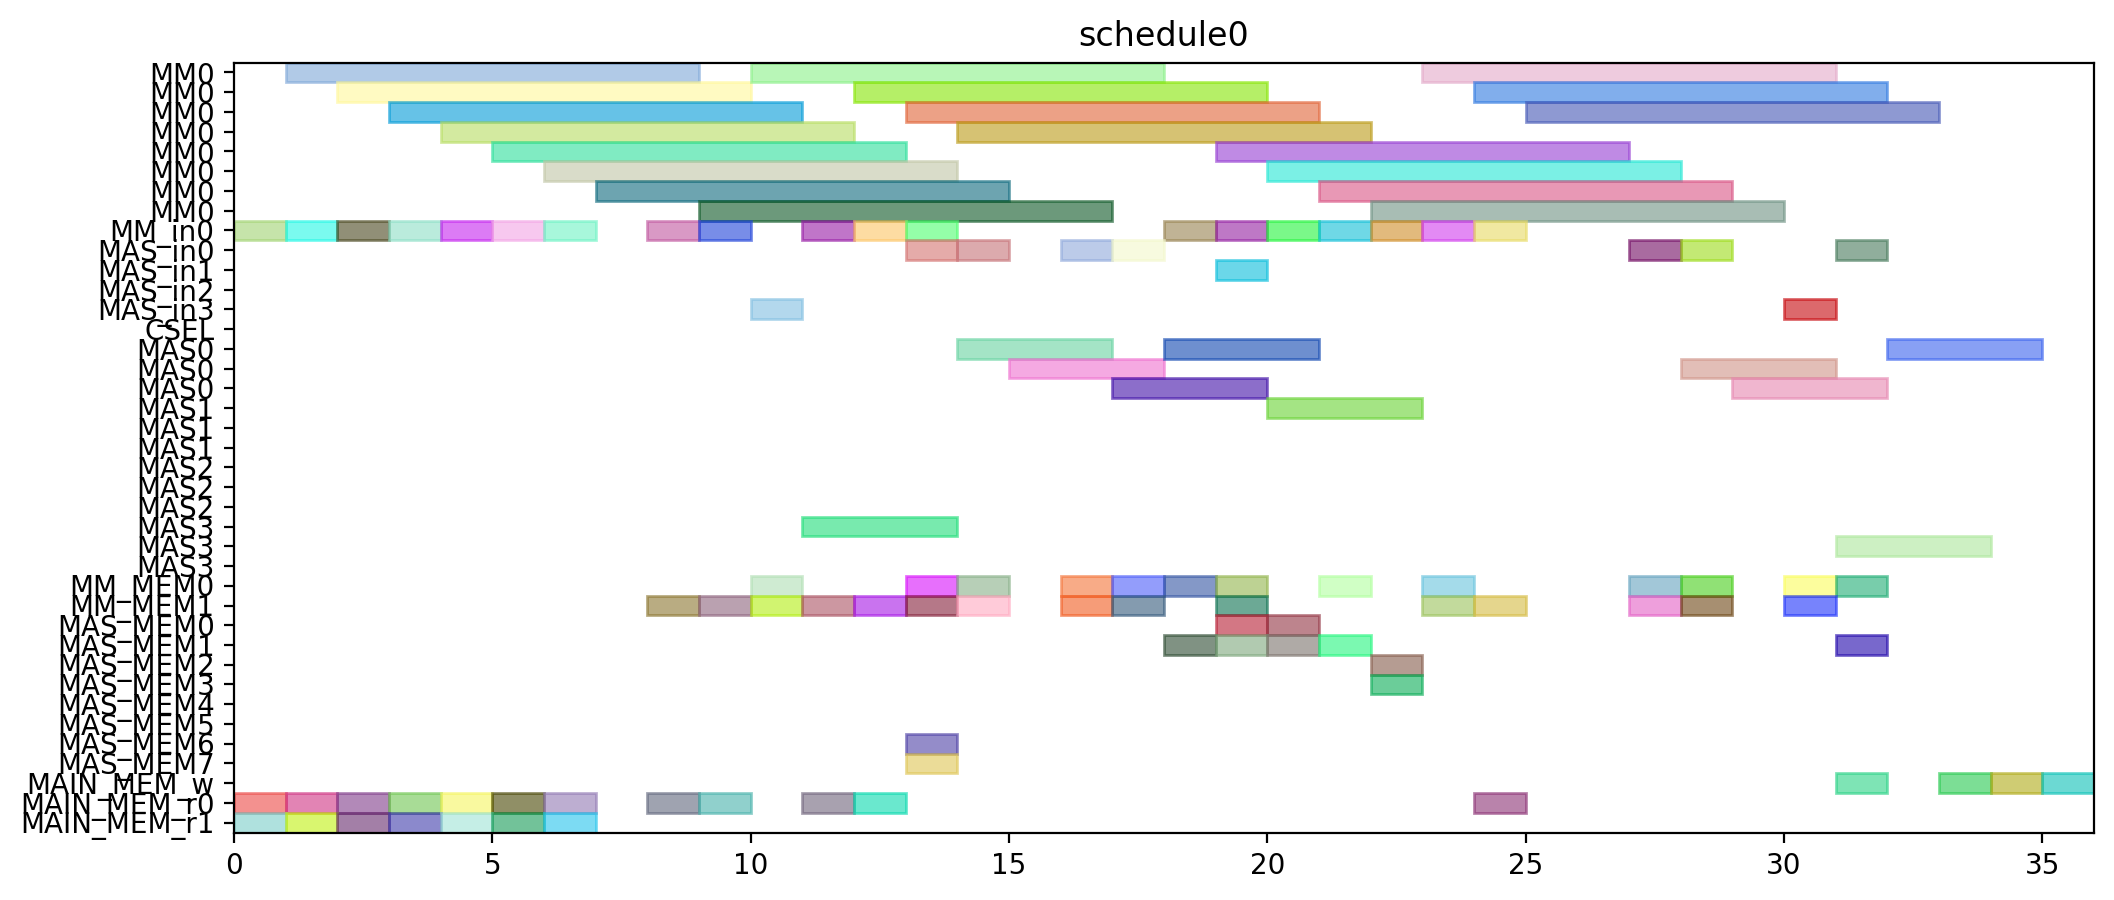

Reproduce this figure in Python.
from pyschedule import Scenario, solvers, plotters, alt


def solve():
	horizon = 120
	S = Scenario("schedule0", horizon=horizon)

	# resource
	MM = S.Resources('MM', num=1, size=8)
	MM_in = S.Resources('MM_in', num=1)
	MAS_in = S.Resources('MAS_in', num=4)
	CSEL = S.Resource('CSEL')
	MAS = S.Resources('MAS', num=4, size=3, periods=range(1, horizon))
	MM_MEM = S.Resources('MM_MEM', num=2)
	MAS_MEM = S.Resources('MAS_MEM', num=8)
	MAIN_MEM_w = S.Resource('MAIN_MEM_w', size=1)
	MAIN_MEM_r = S.Resources('MAIN_MEM_r', num=2)

	# result of previous scheduling

	# new tasks
	T1 = S.Task('T1', length=8, delay_cost=1)
	T1 += alt(MM)
	T1_in = S.Task('T1_in', length=1, delay_cost=1)
	T1_in += alt(MM_in)
	S += T1_in*MM_in[0]<=T1*MM[0]
	T1_mem0 = S.Task('T1_mem0', length=1, delay_cost=1)
	T1_mem0 += MAIN_MEM_r[0]
	S += T1_mem0 <= T1

	T1_mem1 = S.Task('T1_mem1', length=1, delay_cost=1)
	T1_mem1 += MAIN_MEM_r[1]
	S += T1_mem1 <= T1

	T2 = S.Task('T2', length=8, delay_cost=1)
	T2 += alt(MM)
	T2_in = S.Task('T2_in', length=1, delay_cost=1)
	T2_in += alt(MM_in)
	S += T2_in*MM_in[0]<=T2*MM[0]
	T2_mem0 = S.Task('T2_mem0', length=1, delay_cost=1)
	T2_mem0 += MAIN_MEM_r[0]
	S += T2_mem0 <= T2

	T2_mem1 = S.Task('T2_mem1', length=1, delay_cost=1)
	T2_mem1 += MAIN_MEM_r[1]
	S += T2_mem1 <= T2

	T3 = S.Task('T3', length=8, delay_cost=1)
	T3 += alt(MM)
	T3_in = S.Task('T3_in', length=1, delay_cost=1)
	T3_in += alt(MM_in)
	S += T3_in*MM_in[0]<=T3*MM[0]
	T3_mem0 = S.Task('T3_mem0', length=1, delay_cost=1)
	T3_mem0 += MAIN_MEM_r[0]
	S += T3_mem0 <= T3

	T3_mem1 = S.Task('T3_mem1', length=1, delay_cost=1)
	T3_mem1 += MAIN_MEM_r[1]
	S += T3_mem1 <= T3

	T4 = S.Task('T4', length=8, delay_cost=1)
	T4 += alt(MM)
	T4_in = S.Task('T4_in', length=1, delay_cost=1)
	T4_in += alt(MM_in)
	S += T4_in*MM_in[0]<=T4*MM[0]
	T4_mem0 = S.Task('T4_mem0', length=1, delay_cost=1)
	T4_mem0 += MAIN_MEM_r[0]
	S += T4_mem0 <= T4

	T4_mem1 = S.Task('T4_mem1', length=1, delay_cost=1)
	T4_mem1 += MAIN_MEM_r[1]
	S += T4_mem1 <= T4

	T5 = S.Task('T5', length=8, delay_cost=1)
	T5 += alt(MM)
	T5_in = S.Task('T5_in', length=1, delay_cost=1)
	T5_in += alt(MM_in)
	S += T5_in*MM_in[0]<=T5*MM[0]
	T5_mem0 = S.Task('T5_mem0', length=1, delay_cost=1)
	T5_mem0 += MAIN_MEM_r[0]
	S += T5_mem0 <= T5

	T5_mem1 = S.Task('T5_mem1', length=1, delay_cost=1)
	T5_mem1 += MAIN_MEM_r[1]
	S += T5_mem1 <= T5

	T6 = S.Task('T6', length=8, delay_cost=1)
	T6 += alt(MM)
	T6_in = S.Task('T6_in', length=1, delay_cost=1)
	T6_in += alt(MM_in)
	S += T6_in*MM_in[0]<=T6*MM[0]
	T6_mem0 = S.Task('T6_mem0', length=1, delay_cost=1)
	T6_mem0 += MAIN_MEM_r[0]
	S += T6_mem0 <= T6

	T6_mem1 = S.Task('T6_mem1', length=1, delay_cost=1)
	T6_mem1 += MAIN_MEM_r[1]
	S += T6_mem1 <= T6

	T7 = S.Task('T7', length=8, delay_cost=1)
	T7 += alt(MM)
	T7_in = S.Task('T7_in', length=1, delay_cost=1)
	T7_in += alt(MM_in)
	S += T7_in*MM_in[0]<=T7*MM[0]
	T7_mem0 = S.Task('T7_mem0', length=1, delay_cost=1)
	T7_mem0 += MAIN_MEM_r[0]
	S += T7_mem0 <= T7

	T7_mem1 = S.Task('T7_mem1', length=1, delay_cost=1)
	T7_mem1 += MAIN_MEM_r[1]
	S += T7_mem1 <= T7

	T8 = S.Task('T8', length=8, delay_cost=1)
	T8 += alt(MM)
	T8_in = S.Task('T8_in', length=1, delay_cost=1)
	T8_in += alt(MM_in)
	S += T8_in*MM_in[0]<=T8*MM[0]
	T8_mem0 = S.Task('T8_mem0', length=1, delay_cost=1)
	T8_mem0 += MAIN_MEM_r[0]
	S += T8_mem0 <= T8

	T8_mem1 = S.Task('T8_mem1', length=1, delay_cost=1)
	T8_mem1 += alt(MM_MEM)
	S += (T1*MM[0])-1 < T8_mem1*MM_MEM[1]
	S += T8_mem1 <= T8

	T9 = S.Task('T9', length=8, delay_cost=1)
	T9 += alt(MM)
	T9_in = S.Task('T9_in', length=1, delay_cost=1)
	T9_in += alt(MM_in)
	S += T9_in*MM_in[0]<=T9*MM[0]
	T9_mem0 = S.Task('T9_mem0', length=1, delay_cost=1)
	T9_mem0 += MAIN_MEM_r[0]
	S += T9_mem0 <= T9

	T9_mem1 = S.Task('T9_mem1', length=1, delay_cost=1)
	T9_mem1 += alt(MM_MEM)
	S += (T1*MM[0])-1 < T9_mem1*MM_MEM[1]
	S += T9_mem1 <= T9

	T10 = S.Task('T10', length=8, delay_cost=1)
	T10 += alt(MM)
	T10_in = S.Task('T10_in', length=1, delay_cost=1)
	T10_in += alt(MM_in)
	S += T10_in*MM_in[0]<=T10*MM[0]
	T10_mem0 = S.Task('T10_mem0', length=1, delay_cost=1)
	T10_mem0 += MAIN_MEM_r[0]
	S += T10_mem0 <= T10

	T10_mem1 = S.Task('T10_mem1', length=1, delay_cost=1)
	T10_mem1 += alt(MM_MEM)
	S += (T3*MM[0])-1 < T10_mem1*MM_MEM[1]
	S += T10_mem1 <= T10

	T11 = S.Task('T11', length=8, delay_cost=1)
	T11 += alt(MM)
	T11_in = S.Task('T11_in', length=1, delay_cost=1)
	T11_in += alt(MM_in)
	S += T11_in*MM_in[0]<=T11*MM[0]
	T11_mem0 = S.Task('T11_mem0', length=1, delay_cost=1)
	T11_mem0 += MAIN_MEM_r[0]
	S += T11_mem0 <= T11

	T11_mem1 = S.Task('T11_mem1', length=1, delay_cost=1)
	T11_mem1 += alt(MM_MEM)
	S += (T3*MM[0])-1 < T11_mem1*MM_MEM[1]
	S += T11_mem1 <= T11

	T12 = S.Task('T12', length=3, delay_cost=1)
	T12 += alt(MAS)
	T12_in = S.Task('T12_in', length=1, delay_cost=1)
	T12_in += alt(MAS_in)
	S += T12_in*MAS_in[0]<=T12*MAS[0]

	S += T12_in*MAS_in[1]<=T12*MAS[1]

	S += T12_in*MAS_in[2]<=T12*MAS[2]

	S += T12_in*MAS_in[3]<=T12*MAS[3]

	T12_mem0 = S.Task('T12_mem0', length=1, delay_cost=1)
	T12_mem0 += alt(MM_MEM)
	S += (T4*MM[0])-1 < T12_mem0*MM_MEM[0]
	S += T12_mem0 <= T12

	T12_mem1 = S.Task('T12_mem1', length=1, delay_cost=1)
	T12_mem1 += alt(MM_MEM)
	S += (T2*MM[0])-1 < T12_mem1*MM_MEM[1]
	S += T12_mem1 <= T12

	T13 = S.Task('T13', length=3, delay_cost=1)
	T13 += alt(MAS)
	T13_in = S.Task('T13_in', length=1, delay_cost=1)
	T13_in += alt(MAS_in)
	S += T13_in*MAS_in[0]<=T13*MAS[0]

	S += T13_in*MAS_in[1]<=T13*MAS[1]

	S += T13_in*MAS_in[2]<=T13*MAS[2]

	S += T13_in*MAS_in[3]<=T13*MAS[3]

	T13_mem0 = S.Task('T13_mem0', length=1, delay_cost=1)
	T13_mem0 += alt(MM_MEM)
	S += (T4*MM[0])-1 < T13_mem0*MM_MEM[0]
	S += T13_mem0 <= T13

	T13_mem1 = S.Task('T13_mem1', length=1, delay_cost=1)
	T13_mem1 += alt(MM_MEM)
	S += (T2*MM[0])-1 < T13_mem1*MM_MEM[1]
	S += T13_mem1 <= T13

	T15 = S.Task('T15', length=3, delay_cost=1)
	T15 += alt(MAS)
	T15_in = S.Task('T15_in', length=1, delay_cost=1)
	T15_in += alt(MAS_in)
	S += T15_in*MAS_in[0]<=T15*MAS[0]

	S += T15_in*MAS_in[1]<=T15*MAS[1]

	S += T15_in*MAS_in[2]<=T15*MAS[2]

	S += T15_in*MAS_in[3]<=T15*MAS[3]

	T15_mem0 = S.Task('T15_mem0', length=1, delay_cost=1)
	T15_mem0 += alt(MM_MEM)
	S += (T7*MM[0])-1 < T15_mem0*MM_MEM[0]
	S += T15_mem0 <= T15

	T15_mem1 = S.Task('T15_mem1', length=1, delay_cost=1)
	T15_mem1 += alt(MM_MEM)
	S += (T7*MM[0])-1 < T15_mem1*MM_MEM[1]
	S += T15_mem1 <= T15

	T14 = S.Task('T14', length=8, delay_cost=1)
	T14 += alt(MM)
	T14_in = S.Task('T14_in', length=1, delay_cost=1)
	T14_in += alt(MM_in)
	S += T14_in*MM_in[0]<=T14*MM[0]
	T14_mem0 = S.Task('T14_mem0', length=1, delay_cost=1)
	T14_mem0 += alt(MAS_MEM)
	S += (T13*MAS[0])-1 < T14_mem0*MAS_MEM[0]
	S += (T13*MAS[1])-1 < T14_mem0*MAS_MEM[2]
	S += (T13*MAS[2])-1 < T14_mem0*MAS_MEM[4]
	S += (T13*MAS[3])-1 < T14_mem0*MAS_MEM[6]
	S += T14_mem0 <= T14

	T14_mem1 = S.Task('T14_mem1', length=1, delay_cost=1)
	T14_mem1 += alt(MAS_MEM)
	S += (T13*MAS[0])-1 < T14_mem1*MAS_MEM[1]
	S += (T13*MAS[1])-1 < T14_mem1*MAS_MEM[3]
	S += (T13*MAS[2])-1 < T14_mem1*MAS_MEM[5]
	S += (T13*MAS[3])-1 < T14_mem1*MAS_MEM[7]
	S += T14_mem1 <= T14

	T16 = S.Task('T16', length=8, delay_cost=1)
	T16 += alt(MM)
	T16_in = S.Task('T16_in', length=1, delay_cost=1)
	T16_in += alt(MM_in)
	S += T16_in*MM_in[0]<=T16*MM[0]
	T16_mem0 = S.Task('T16_mem0', length=1, delay_cost=1)
	T16_mem0 += alt(MM_MEM)
	S += (T1*MM[0])-1 < T16_mem0*MM_MEM[0]
	S += T16_mem0 <= T16

	T16_mem1 = S.Task('T16_mem1', length=1, delay_cost=1)
	T16_mem1 += alt(MM_MEM)
	S += (T8*MM[0])-1 < T16_mem1*MM_MEM[1]
	S += T16_mem1 <= T16

	T17 = S.Task('T17', length=8, delay_cost=1)
	T17 += alt(MM)
	T17_in = S.Task('T17_in', length=1, delay_cost=1)
	T17_in += alt(MM_in)
	S += T17_in*MM_in[0]<=T17*MM[0]
	T17_mem0 = S.Task('T17_mem0', length=1, delay_cost=1)
	T17_mem0 += alt(MM_MEM)
	S += (T8*MM[0])-1 < T17_mem0*MM_MEM[0]
	S += T17_mem0 <= T17

	T17_mem1 = S.Task('T17_mem1', length=1, delay_cost=1)
	T17_mem1 += alt(MAS_MEM)
	S += (T15*MAS[0])-1 < T17_mem1*MAS_MEM[1]
	S += (T15*MAS[1])-1 < T17_mem1*MAS_MEM[3]
	S += (T15*MAS[2])-1 < T17_mem1*MAS_MEM[5]
	S += (T15*MAS[3])-1 < T17_mem1*MAS_MEM[7]
	S += T17_mem1 <= T17

	T18 = S.Task('T18', length=3, delay_cost=1)
	T18 += alt(MAS)
	T18_in = S.Task('T18_in', length=1, delay_cost=1)
	T18_in += alt(MAS_in)
	S += T18_in*MAS_in[0]<=T18*MAS[0]

	S += T18_in*MAS_in[1]<=T18*MAS[1]

	S += T18_in*MAS_in[2]<=T18*MAS[2]

	S += T18_in*MAS_in[3]<=T18*MAS[3]

	T18_mem0 = S.Task('T18_mem0', length=1, delay_cost=1)
	T18_mem0 += alt(MM_MEM)
	S += (T5*MM[0])-1 < T18_mem0*MM_MEM[0]
	S += T18_mem0 <= T18

	T18_mem1 = S.Task('T18_mem1', length=1, delay_cost=1)
	T18_mem1 += alt(MM_MEM)
	S += (T9*MM[0])-1 < T18_mem1*MM_MEM[1]
	S += T18_mem1 <= T18

	T19 = S.Task('T19', length=3, delay_cost=1)
	T19 += alt(MAS)
	T19_in = S.Task('T19_in', length=1, delay_cost=1)
	T19_in += alt(MAS_in)
	S += T19_in*MAS_in[0]<=T19*MAS[0]

	S += T19_in*MAS_in[1]<=T19*MAS[1]

	S += T19_in*MAS_in[2]<=T19*MAS[2]

	S += T19_in*MAS_in[3]<=T19*MAS[3]

	T19_mem0 = S.Task('T19_mem0', length=1, delay_cost=1)
	T19_mem0 += alt(MM_MEM)
	S += (T5*MM[0])-1 < T19_mem0*MM_MEM[0]
	S += T19_mem0 <= T19

	T19_mem1 = S.Task('T19_mem1', length=1, delay_cost=1)
	T19_mem1 += alt(MM_MEM)
	S += (T9*MM[0])-1 < T19_mem1*MM_MEM[1]
	S += T19_mem1 <= T19

	T21 = S.Task('T21', length=3, delay_cost=1)
	T21 += alt(MAS)
	T21_in = S.Task('T21_in', length=1, delay_cost=1)
	T21_in += alt(MAS_in)
	S += T21_in*MAS_in[0]<=T21*MAS[0]

	S += T21_in*MAS_in[1]<=T21*MAS[1]

	S += T21_in*MAS_in[2]<=T21*MAS[2]

	S += T21_in*MAS_in[3]<=T21*MAS[3]

	T21_mem0 = S.Task('T21_mem0', length=1, delay_cost=1)
	T21_mem0 += alt(MM_MEM)
	S += (T6*MM[0])-1 < T21_mem0*MM_MEM[0]
	S += T21_mem0 <= T21

	T21_mem1 = S.Task('T21_mem1', length=1, delay_cost=1)
	T21_mem1 += alt(MM_MEM)
	S += (T10*MM[0])-1 < T21_mem1*MM_MEM[1]
	S += T21_mem1 <= T21

	T24 = S.Task('T24', length=8, delay_cost=1)
	T24 += alt(MM)
	T24_in = S.Task('T24_in', length=1, delay_cost=1)
	T24_in += alt(MM_in)
	S += T24_in*MM_in[0]<=T24*MM[0]
	T24_mem0 = S.Task('T24_mem0', length=1, delay_cost=1)
	T24_mem0 += alt(MM_MEM)
	S += (T11*MM[0])-1 < T24_mem0*MM_MEM[0]
	S += T24_mem0 <= T24

	T24_mem1 = S.Task('T24_mem1', length=1, delay_cost=1)
	T24_mem1 += alt(MAS_MEM)
	S += (T12*MAS[0])-1 < T24_mem1*MAS_MEM[1]
	S += (T12*MAS[1])-1 < T24_mem1*MAS_MEM[3]
	S += (T12*MAS[2])-1 < T24_mem1*MAS_MEM[5]
	S += (T12*MAS[3])-1 < T24_mem1*MAS_MEM[7]
	S += T24_mem1 <= T24

	T20 = S.Task('T20', length=8, delay_cost=1)
	T20 += alt(MM)
	T20_in = S.Task('T20_in', length=1, delay_cost=1)
	T20_in += alt(MM_in)
	S += T20_in*MM_in[0]<=T20*MM[0]
	T20_mem0 = S.Task('T20_mem0', length=1, delay_cost=1)
	T20_mem0 += alt(MAS_MEM)
	S += (T15*MAS[0])-1 < T20_mem0*MAS_MEM[0]
	S += (T15*MAS[1])-1 < T20_mem0*MAS_MEM[2]
	S += (T15*MAS[2])-1 < T20_mem0*MAS_MEM[4]
	S += (T15*MAS[3])-1 < T20_mem0*MAS_MEM[6]
	S += T20_mem0 <= T20

	T20_mem1 = S.Task('T20_mem1', length=1, delay_cost=1)
	T20_mem1 += alt(MAS_MEM)
	S += (T18*MAS[0])-1 < T20_mem1*MAS_MEM[1]
	S += (T18*MAS[1])-1 < T20_mem1*MAS_MEM[3]
	S += (T18*MAS[2])-1 < T20_mem1*MAS_MEM[5]
	S += (T18*MAS[3])-1 < T20_mem1*MAS_MEM[7]
	S += T20_mem1 <= T20

	T22 = S.Task('T22', length=8, delay_cost=1)
	T22 += alt(MM)
	T22_in = S.Task('T22_in', length=1, delay_cost=1)
	T22_in += alt(MM_in)
	S += T22_in*MM_in[0]<=T22*MM[0]
	T22_mem0 = S.Task('T22_mem0', length=1, delay_cost=1)
	T22_mem0 += alt(MAS_MEM)
	S += (T21*MAS[0])-1 < T22_mem0*MAS_MEM[0]
	S += (T21*MAS[1])-1 < T22_mem0*MAS_MEM[2]
	S += (T21*MAS[2])-1 < T22_mem0*MAS_MEM[4]
	S += (T21*MAS[3])-1 < T22_mem0*MAS_MEM[6]
	S += T22_mem0 <= T22

	T22_mem1 = S.Task('T22_mem1', length=1, delay_cost=1)
	T22_mem1 += alt(MAS_MEM)
	S += (T21*MAS[0])-1 < T22_mem1*MAS_MEM[1]
	S += (T21*MAS[1])-1 < T22_mem1*MAS_MEM[3]
	S += (T21*MAS[2])-1 < T22_mem1*MAS_MEM[5]
	S += (T21*MAS[3])-1 < T22_mem1*MAS_MEM[7]
	S += T22_mem1 <= T22

	T23 = S.Task('T23', length=8, delay_cost=1)
	T23 += alt(MM)
	T23_in = S.Task('T23_in', length=1, delay_cost=1)
	T23_in += alt(MM_in)
	S += T23_in*MM_in[0]<=T23*MM[0]
	T23_mem0 = S.Task('T23_mem0', length=1, delay_cost=1)
	T23_mem0 += alt(MAS_MEM)
	S += (T19*MAS[0])-1 < T23_mem0*MAS_MEM[0]
	S += (T19*MAS[1])-1 < T23_mem0*MAS_MEM[2]
	S += (T19*MAS[2])-1 < T23_mem0*MAS_MEM[4]
	S += (T19*MAS[3])-1 < T23_mem0*MAS_MEM[6]
	S += T23_mem0 <= T23

	T23_mem1 = S.Task('T23_mem1', length=1, delay_cost=1)
	T23_mem1 += alt(MAS_MEM)
	S += (T19*MAS[0])-1 < T23_mem1*MAS_MEM[1]
	S += (T19*MAS[1])-1 < T23_mem1*MAS_MEM[3]
	S += (T19*MAS[2])-1 < T23_mem1*MAS_MEM[5]
	S += (T19*MAS[3])-1 < T23_mem1*MAS_MEM[7]
	S += T23_mem1 <= T23

	Z2_new = S.Task('Z2_new', length=8, delay_cost=1)
	Z2_new += alt(MM)
	Z2_new_in = S.Task('Z2_new_in', length=1, delay_cost=1)
	Z2_new_in += alt(MM_in)
	S += Z2_new_in*MM_in[0]<=Z2_new*MM[0]
	S += 0<Z2_new

	Z2_new_w = S.Task('Z2_new_w', length=1, delay_cost=1)
	Z2_new_w += alt(MAIN_MEM_w)
	S += Z2_new <= Z2_new_w

	Z2_new_mem0 = S.Task('Z2_new_mem0', length=1, delay_cost=1)
	Z2_new_mem0 += MAIN_MEM_r[0]
	S += Z2_new_mem0 <= Z2_new

	Z2_new_mem1 = S.Task('Z2_new_mem1', length=1, delay_cost=1)
	Z2_new_mem1 += alt(MM_MEM)
	S += (T14*MM[0])-1 < Z2_new_mem1*MM_MEM[1]
	S += Z2_new_mem1 <= Z2_new

	T25 = S.Task('T25', length=3, delay_cost=1)
	T25 += alt(MAS)
	T25_in = S.Task('T25_in', length=1, delay_cost=1)
	T25_in += alt(MAS_in)
	S += T25_in*MAS_in[0]<=T25*MAS[0]

	S += T25_in*MAS_in[1]<=T25*MAS[1]

	S += T25_in*MAS_in[2]<=T25*MAS[2]

	S += T25_in*MAS_in[3]<=T25*MAS[3]

	T25_mem0 = S.Task('T25_mem0', length=1, delay_cost=1)
	T25_mem0 += alt(MM_MEM)
	S += (T20*MM[0])-1 < T25_mem0*MM_MEM[0]
	S += T25_mem0 <= T25

	T25_mem1 = S.Task('T25_mem1', length=1, delay_cost=1)
	T25_mem1 += alt(MM_MEM)
	S += (T20*MM[0])-1 < T25_mem1*MM_MEM[1]
	S += T25_mem1 <= T25

	X2_new = S.Task('X2_new', length=3, delay_cost=1)
	X2_new += alt(MAS)
	X2_new_in = S.Task('X2_new_in', length=1, delay_cost=1)
	X2_new_in += alt(MAS_in)
	S += X2_new_in*MAS_in[0]<=X2_new*MAS[0]

	S += X2_new_in*MAS_in[1]<=X2_new*MAS[1]

	S += X2_new_in*MAS_in[2]<=X2_new*MAS[2]

	S += X2_new_in*MAS_in[3]<=X2_new*MAS[3]

	S += 0<X2_new

	X2_new_w = S.Task('X2_new_w', length=1, delay_cost=1)
	X2_new_w += alt(MAIN_MEM_w)
	S += X2_new <= X2_new_w

	X2_new_mem0 = S.Task('X2_new_mem0', length=1, delay_cost=1)
	X2_new_mem0 += alt(MM_MEM)
	S += (T22*MM[0])-1 < X2_new_mem0*MM_MEM[0]
	S += X2_new_mem0 <= X2_new

	X2_new_mem1 = S.Task('X2_new_mem1', length=1, delay_cost=1)
	X2_new_mem1 += alt(MM_MEM)
	S += (T24*MM[0])-1 < X2_new_mem1*MM_MEM[1]
	S += X2_new_mem1 <= X2_new

	X1_new = S.Task('X1_new', length=3, delay_cost=1)
	X1_new += alt(MAS)
	X1_new_in = S.Task('X1_new_in', length=1, delay_cost=1)
	X1_new_in += alt(MAS_in)
	S += X1_new_in*MAS_in[0]<=X1_new*MAS[0]

	S += X1_new_in*MAS_in[1]<=X1_new*MAS[1]

	S += X1_new_in*MAS_in[2]<=X1_new*MAS[2]

	S += X1_new_in*MAS_in[3]<=X1_new*MAS[3]

	S += 0<X1_new

	X1_new_w = S.Task('X1_new_w', length=1, delay_cost=1)
	X1_new_w += alt(MAIN_MEM_w)
	S += X1_new <= X1_new_w

	X1_new_mem0 = S.Task('X1_new_mem0', length=1, delay_cost=1)
	X1_new_mem0 += alt(MM_MEM)
	S += (T23*MM[0])-1 < X1_new_mem0*MM_MEM[0]
	S += X1_new_mem0 <= X1_new

	X1_new_mem1 = S.Task('X1_new_mem1', length=1, delay_cost=1)
	X1_new_mem1 += alt(MM_MEM)
	S += (T17*MM[0])-1 < X1_new_mem1*MM_MEM[1]
	S += X1_new_mem1 <= X1_new

	Z1_new = S.Task('Z1_new', length=3, delay_cost=1)
	Z1_new += alt(MAS)
	Z1_new_in = S.Task('Z1_new_in', length=1, delay_cost=1)
	Z1_new_in += alt(MAS_in)
	S += Z1_new_in*MAS_in[0]<=Z1_new*MAS[0]

	S += Z1_new_in*MAS_in[1]<=Z1_new*MAS[1]

	S += Z1_new_in*MAS_in[2]<=Z1_new*MAS[2]

	S += Z1_new_in*MAS_in[3]<=Z1_new*MAS[3]

	S += 0<Z1_new

	Z1_new_w = S.Task('Z1_new_w', length=1, delay_cost=1)
	Z1_new_w += alt(MAIN_MEM_w)
	S += Z1_new <= Z1_new_w

	Z1_new_mem0 = S.Task('Z1_new_mem0', length=1, delay_cost=1)
	Z1_new_mem0 += alt(MM_MEM)
	S += (T16*MM[0])-1 < Z1_new_mem0*MM_MEM[0]
	S += Z1_new_mem0 <= Z1_new

	Z1_new_mem1 = S.Task('Z1_new_mem1', length=1, delay_cost=1)
	Z1_new_mem1 += alt(MAS_MEM)
	S += (T25*MAS[0])-1 < Z1_new_mem1*MAS_MEM[1]
	S += (T25*MAS[1])-1 < Z1_new_mem1*MAS_MEM[3]
	S += (T25*MAS[2])-1 < Z1_new_mem1*MAS_MEM[5]
	S += (T25*MAS[3])-1 < Z1_new_mem1*MAS_MEM[7]
	S += Z1_new_mem1 <= Z1_new

	solvers.mip.solve(S,msg=1,kind='CPLEX',ratio_gap=1.01)

	solution = [['hoge']*len(S.solution()[1]) for i in range(len(S.solution()))]
	for i in range(len(S.solution())):
		for j in range(len(S.solution()[i])):
			solution[i][j]=str(S.solution()[i][j])
	print(solution)

	cycles = int(solution[-1][3])

	pic_file_name = "/home/mfukuda/ABE/multiRAM_multiMAS_16mux/scheduling_result/stage8MM1_stage3MAS4/EP_LADDERMUL/schedule0.png"
	if(S.solution() != []):
		plotters.matplotlib.plot(S,img_filename=pic_file_name, show_task_labels=False, fig_size=(cycles*0.25+3, 5))

	return solution
